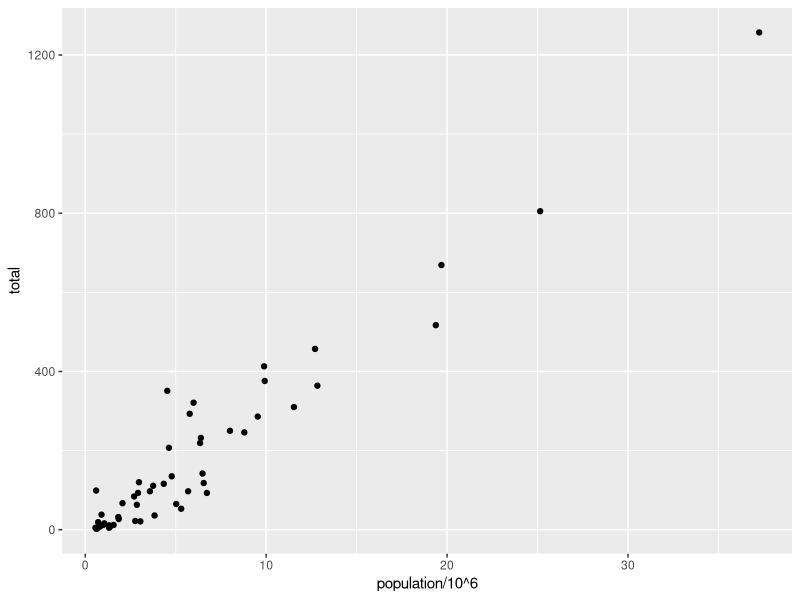
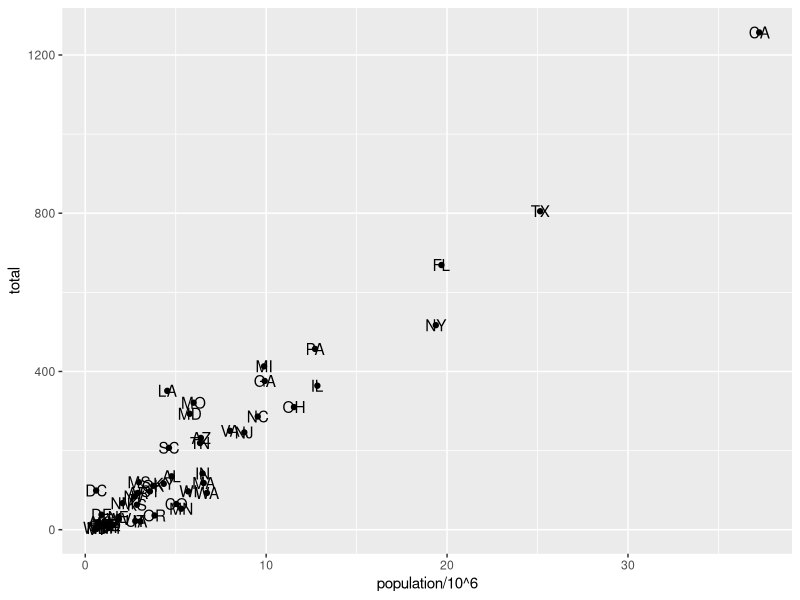
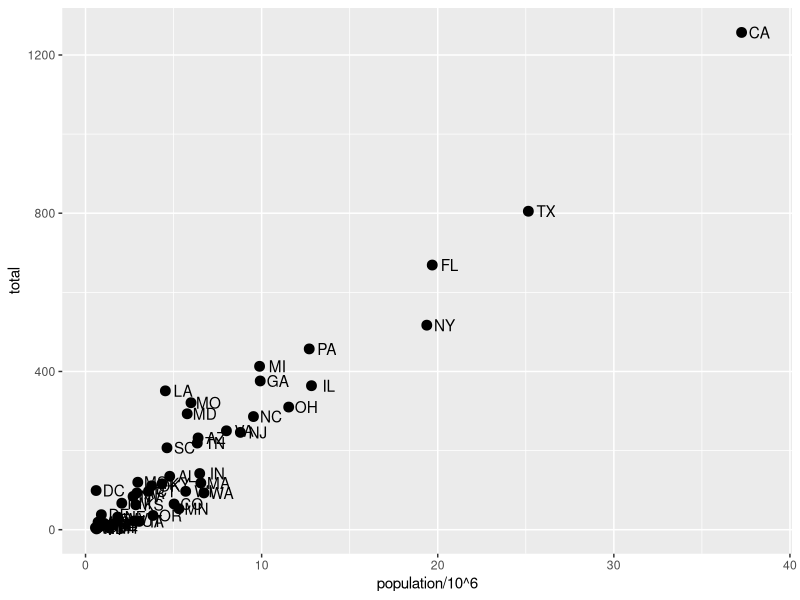
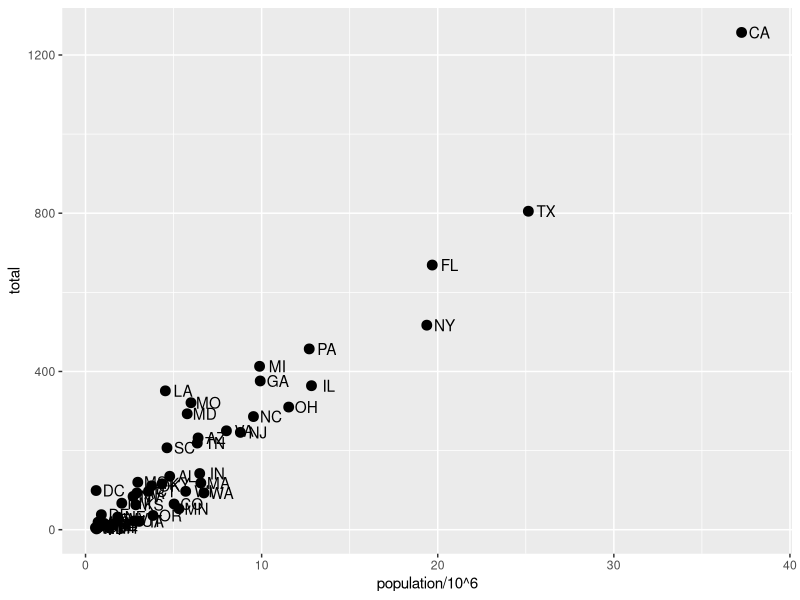
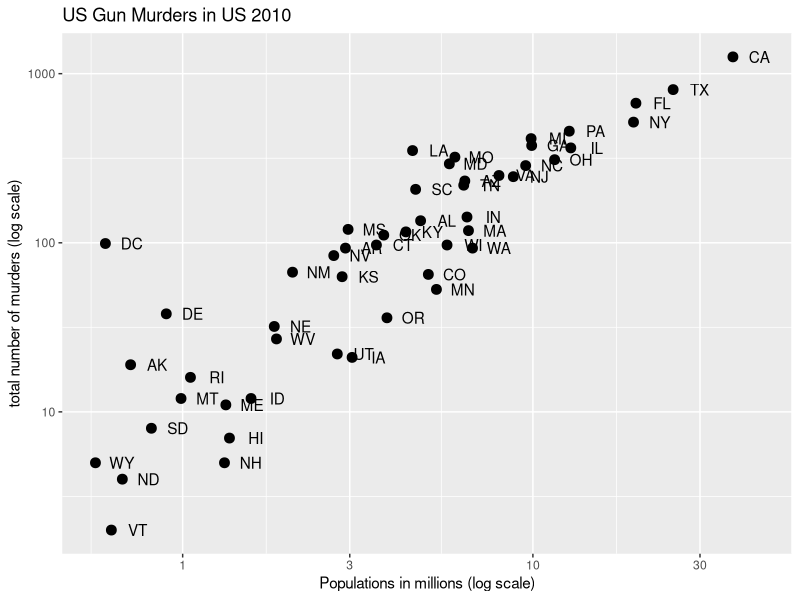
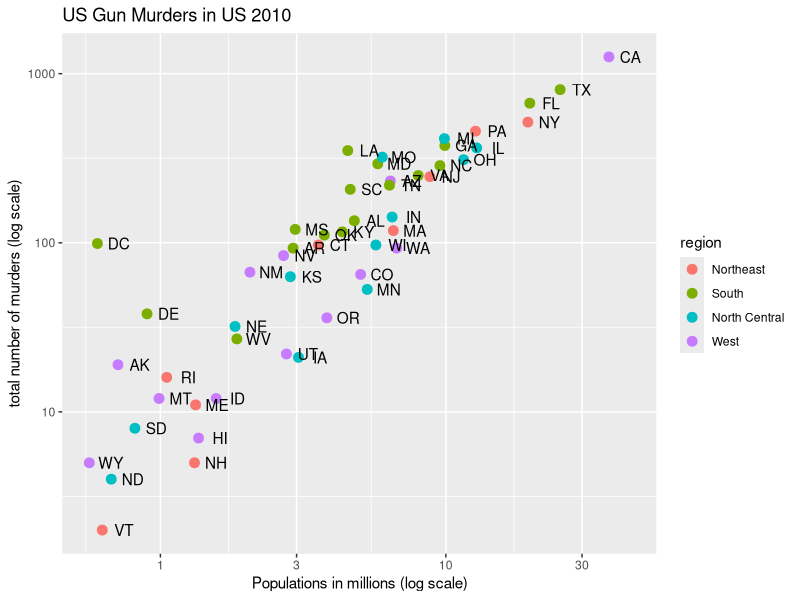
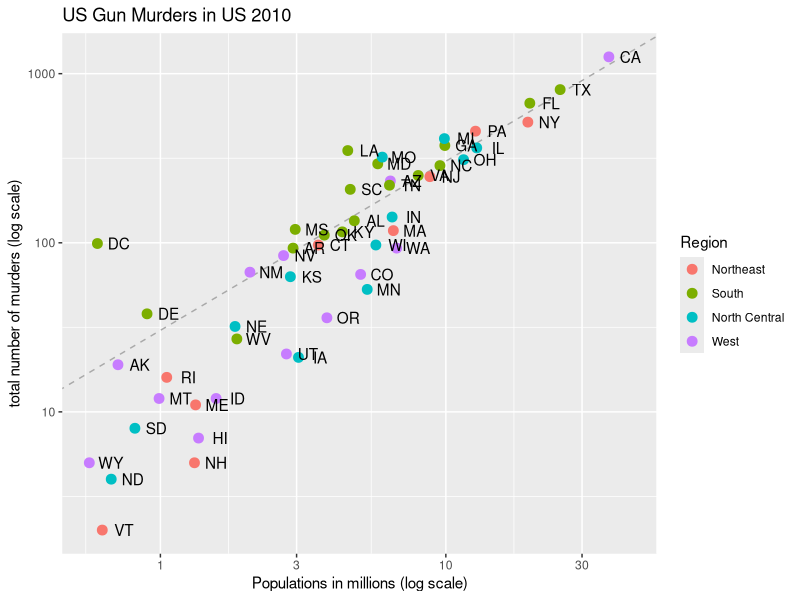
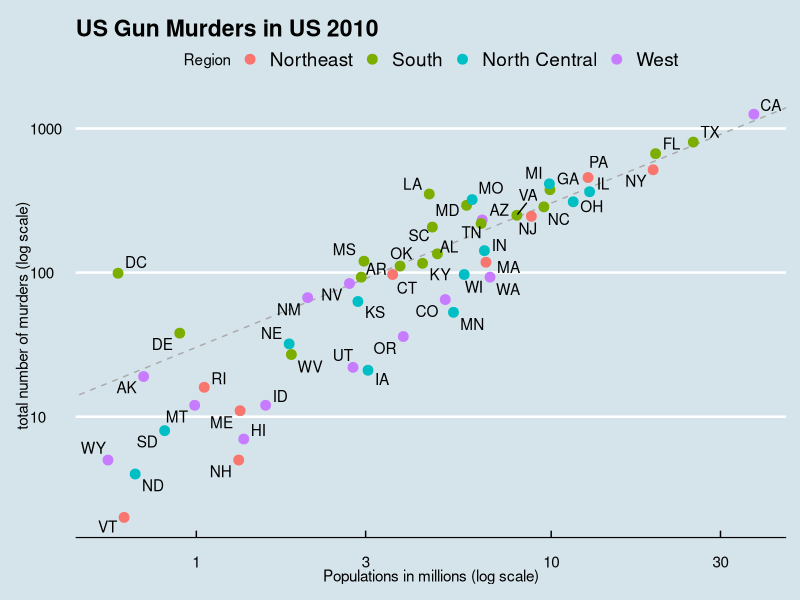

Write R code to recreate these figures, in order.
library(dslabs)
library(ggplot2)
library(tidyverse)
# This demo uses the US gun murders data set from wikipedia https://en.wikipedia.org/wiki/Gun_violence_in_the_United_States_by_state
# altough the data is similar the dataset used here is from 2010 and the wikipedia data is from 2015
data(murders)
head(murders)

# the most simple use of ggplot

p <- murders %>% ggplot() + geom_point(aes(x = population/10^6, y = total))
print(p)

# a little bit more refined
p_with_text <- p +
  geom_text(aes(x = population/10^6, y = total, label = abb))
print(p_with_text)

# we get a little bit better here
p_a_little_better <- murders %>% ggplot() +
  geom_point(aes(x = population/10^6, y = total), size = 3) +
  geom_text(aes(x = population/10^6, y = total, label = abb), nudge_x = 1)
print(p_a_little_better)

# now use a global aesthetic mapping to simplify the code above
# note that all geomitries will default to the globally defined aes
# important you can still overwrite the global aes in each of the layers locally
p_simplified <-  murders %>% ggplot(aes(x = population/10^6, y = total, label = abb)) +
  geom_point(size = 3) + geom_text(nudge_x = 1)
print(p_simplified)

# changing the scale of the x and y axis, adding lables to the axis and add a title
p_scaled <- murders %>% ggplot(aes(x = population/10^6, y = total, label = abb)) +
  geom_point(size = 3) +
  geom_text(nudge_x = 0.075) + # we have to adjust the nudge because the plot is now in the log scale
  scale_y_log10() +
  scale_x_log10() +
  xlab("Populations in millions (log scale)") +
  ylab("total number of murders (log scale)") +
  ggtitle("US Gun Murders in US 2010")

print(p_scaled)

# adding a color mapping to the plot for the regions

# changing the scale of the x and y axis, adding lables to the axis and add a title
p_colored <- murders %>% ggplot(aes(x = population/10^6, y = total, label = abb)) +
  geom_point(aes(col=region), size = 3) +
  geom_text(nudge_x = 0.075) +
  scale_y_log10() +
  scale_x_log10() +
  xlab("Populations in millions (log scale)") +
  ylab("total number of murders (log scale)") +
  ggtitle("US Gun Murders in US 2010")

print(p_colored)

# adding the average murder rate to the graph
# therefore we need to calculate the average rate with the help of the dplyr package
rate <- murders %>% summarize(rate = sum(total) / sum(population) * 10^6) %>% .$rate
p_average_line <- murders %>% ggplot(aes(x = population/10^6, y = total, label = abb)) +
  geom_abline(intercept = log10(rate), lty = 2, color = "darkgrey") +
  geom_point(aes(col=region), size = 3) +
  geom_text(nudge_x = 0.075) +
  scale_y_log10() +
  scale_x_log10() +
  xlab("Populations in millions (log scale)") +
  ylab("total number of murders (log scale)") +
  ggtitle("US Gun Murders in US 2010") +
  scale_color_discrete(name = "Region")

print(p_average_line)


# last but not least using addon packages for plot themes and enhance the readability
library(ggthemes)
library(ggrepel)
p_final <- murders %>% ggplot(aes(x = population/10^6, y = total, label = abb)) +
  geom_abline(intercept = log10(rate), lty = 2, color = "darkgrey") +
  geom_point(aes(col=region), size = 3) +
  geom_text_repel() + # new from the ggrepel package; replaced the geom_text function
  scale_y_log10() +
  scale_x_log10() +
  xlab("Populations in millions (log scale)") +
  ylab("total number of murders (log scale)") +
  ggtitle("US Gun Murders in US 2010") +
  scale_color_discrete(name = "Region") +
  theme_economist() # new line from the ggthemes package

print(p_final)
